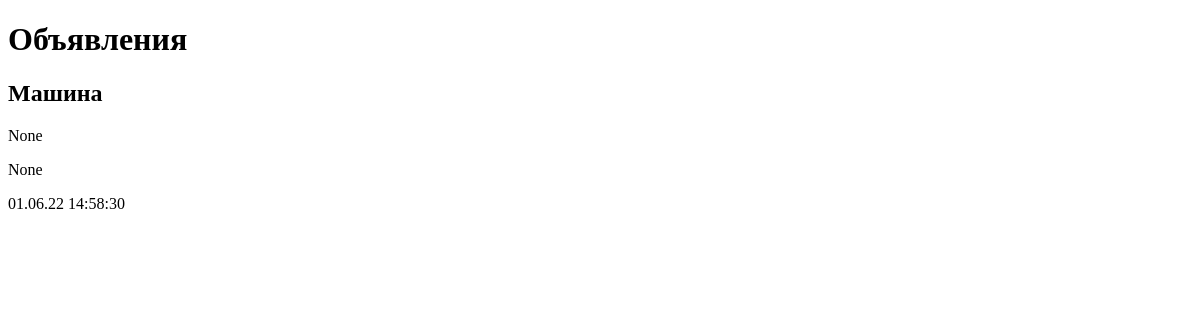
Page /bboard/ on the earlier database version.
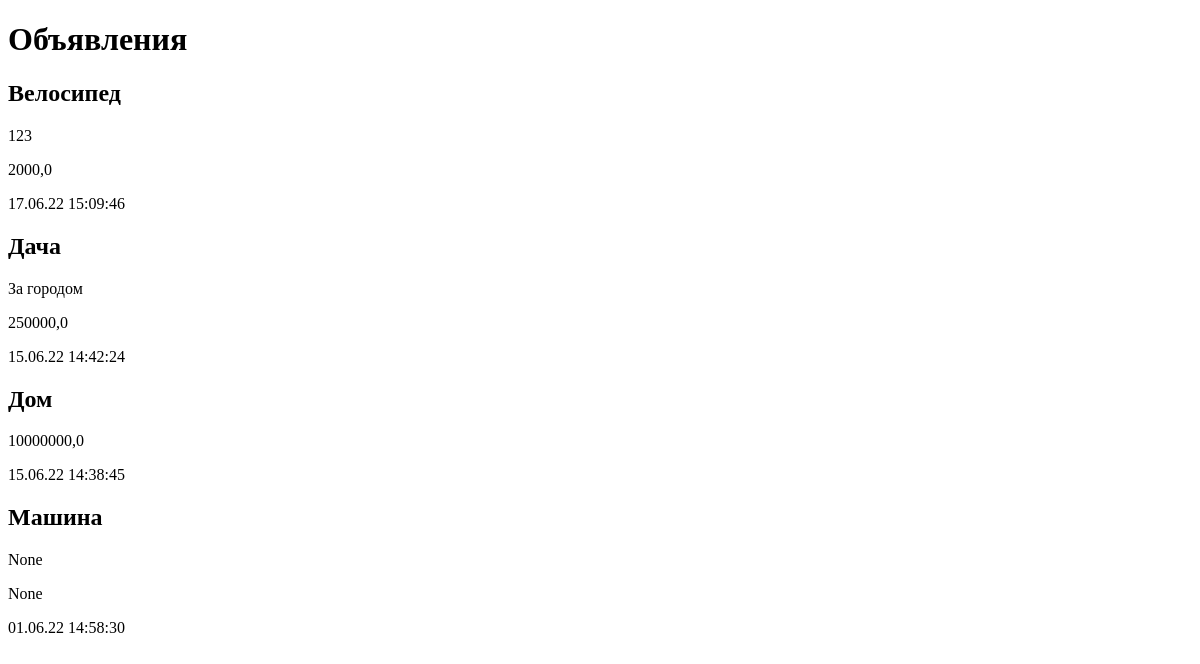
Same page on the later database version.
### bboard/models.py (models this page shows, shortened)
class Bb(models.Model):
    title = models.CharField(max_length=50, verbose_name='Наименование')
    content = models.TextField(null=True, blank=True, verbose_name='Описание')
    price = models.FloatField(null=True, blank=True, verbose_name='Цена')
    published = models.DateTimeField(
                            auto_now_add=True,
                            db_index=True,
                            verbose_name='Дата публикации',
                            )
    rubric = models.ForeignKey('Rubric', null=True, on_delete=models.SET_NULL, verbose_name='Рубрика')
    class Meta:
        ordering = ('-published',)
        verbose_name = 'Объявление'
        verbose_name_plural = 'Объявления'

### bboard/views.py (the view)
# urls.py: path('', index, name='index'),
def index(request):
    template = 'bboard/index.html'
    bbs = Bb.objects.all()
    context = {'bbs': bbs}
    return render(request, template, context)

### bboard/templates/bboard/index.html (shortened to what this page needs)
<!DOCTYPE html>
<html>
   <head>
   </head>
   <body>
    <h1>Объявления</h1>
    {% for bb in bbs %}
        <div>
            <h2>{{bb.title}}</h2>
            <p>{{bb.content}}</p>
            <p>{{bb.price}}</p>
            <p>{{bb.published|date:'d.m.y H:i:s'}}</p>
        </div>
    {% endfor %}
   </body>
</html>

Differences in the rows shown:
added Bb: title "Велосипед", content "123", price "2000,0", published "17.06.22 15:09:46"
added Bb: title "Дача", content "За городом", price "250000,0", published "15.06.22 14:42:24"
added Bb: title "Дом", price "10000000,0", published "15.06.22 14:38:45"
